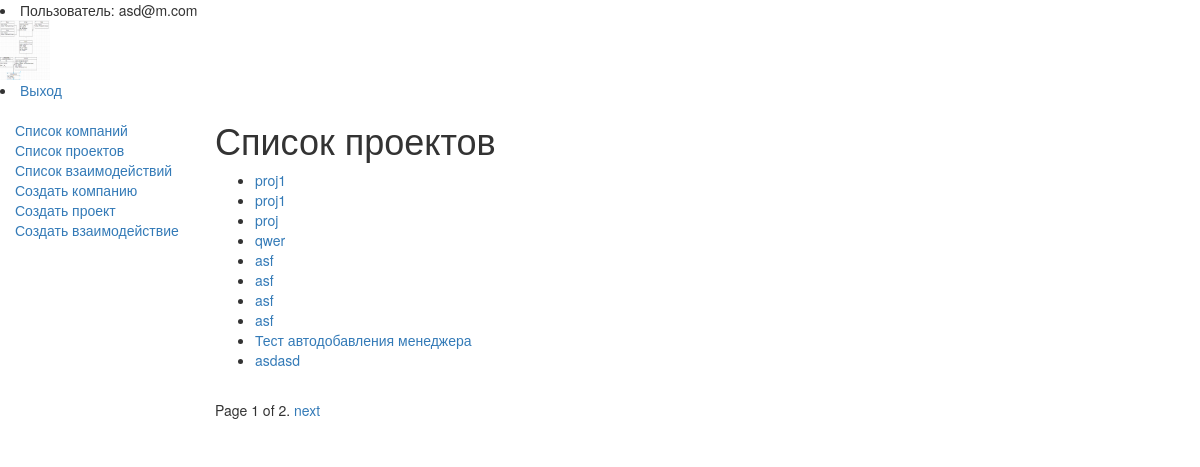
/crm/project/list (signed in), run on the app's committed database.
### crm/models.py (models this page shows, shortened)
class User(AbstractUser):
    username = None
    email = models.EmailField(_('email address'), unique=True)
    is_manager = models.BooleanField(default=False, verbose_name='Статус менеджера')
    img = models.ImageField(blank=True, null=True, verbose_name='Фото профиля')
    USERNAME_FIELD = 'email'
    REQUIRED_FIELDS = []
    objects = CustomUserManager()

class Project(models.Model):
    company = models.ForeignKey(to=Company, on_delete=models.PROTECT, verbose_name='Компания')
    name = models.CharField(max_length=100, verbose_name='Название')
    descr = RichTextField(max_length=500, blank=True, null=True, verbose_name='Описание')
    date_start = models.DateField(verbose_name='Дата начала работ')
    date_end = models.DateField(verbose_name='Дата окончания работ')
    cost = models.CharField(max_length=100, verbose_name='Стоимость')
    date_created = models.DateField(auto_now_add=True)
    date_edit = models.DateField(auto_now=True)
    def get_absolute_url(self):
        return reverse('detail_proj', args=[str(self.pk)])

### crm/views.py (the view)
# urls.py: path('project/list', ProjectListView.as_view(), name='list_proj'),  # отображение списка проектов
class ProjectListView(ListView):
    model = Project
    paginate_by = 10
    template_name = 'project_list.html'

### templates/project_list.html
{% extends "base_generic.html" %}
{% block content %}
    <h1>Список проектов</h1>
    {% if project_list %}
    <ul>
      {% for proj in project_list %}
      <li>
        <a href="{{ proj.get_absolute_url }}">{{ proj.name }}</a>
      </li>
      {% endfor %}
    </ul>
    {% else %}
      <p>Список проектов пуст</p>
    {% endif %}
{% endblock %}

### templates/base_generic.html (shortened to what this page needs)
<!DOCTYPE html>
<html lang="en">
<head>
  <link rel="stylesheet" href="https://maxcdn.bootstrapcdn.com/bootstrap/3.3.7/css/bootstrap.min.css">
  {% load static %}
  <link rel="stylesheet" href="{% static 'css/styles.css' %}">
</head>
<body>
{% if user.is_authenticated %}
   <li>Пользователь: {{ user.get_username }}</li>
<img src="/media/{{user.img}}" alt="img" width="50" height="60">
<li><a href="{% url 'logout'%}?next={{request.path}}">Выход</a></li>
  <div class="container-fluid">
    <div class="row">
      <div class="col-sm-2">
      {% block sidebar %}
      <ul class="sidebar-nav">
        <li><a href="{% url 'list_comp'%}">Список компаний</a></li>
        <li><a href="{% url 'list_proj'%}">Список проектов</a></li>
        {%if user.is_manager%}
        <li><a href="{% url 'list_inter'%}">Список взаимодействий</a></li>
        <li><a href="{% url 'create_comp'%}">Создать компанию</a></li>
        <li><a href="{% url 'create_proj'%}">Создать проект</a></li>
        <li><a href="{% url 'create_inter'%}">Создать взаимодействие</a></li>
        {%endif%}
      </ul>
     {% endblock %}
      </div>
      <div class="col-sm-10 ">
    {% block content %}{% endblock %}
    {%include 'pagination.html'%}
      </div>
    </div>
  </div>
{%else%}
<p>Только зарегестрированные пользователи могут просматривать эту страницу</p>
<li><a href="{% url 'login'%}?next={{request.path}}">Вход</a></li>
<li><a href="{% url 'list_comp'%}?next={{request.path}}">Список компаний</a></li>
{%endif%}
</body>
</html>

### static/css/styles.css (style rules this page uses)
.sidebar-nav { margin-top: 20px; padding: 0; list-style: none; }

### data on the page
User: get_username "asd@m.com", img (picture)
Project: name "proj1"
Project: name "proj1"
Project: name "proj"
Project: name "qwer"
Project: name "asf"
Project: name "asf"
Project: name "asf"
Project: name "asf"
Project: name "Тест автодобавления менеджера"
Project: name "asdasd"

### other printed values
{{ page_obj.number }} "1"
{{ page_obj.paginator.num_pages }} "2"
